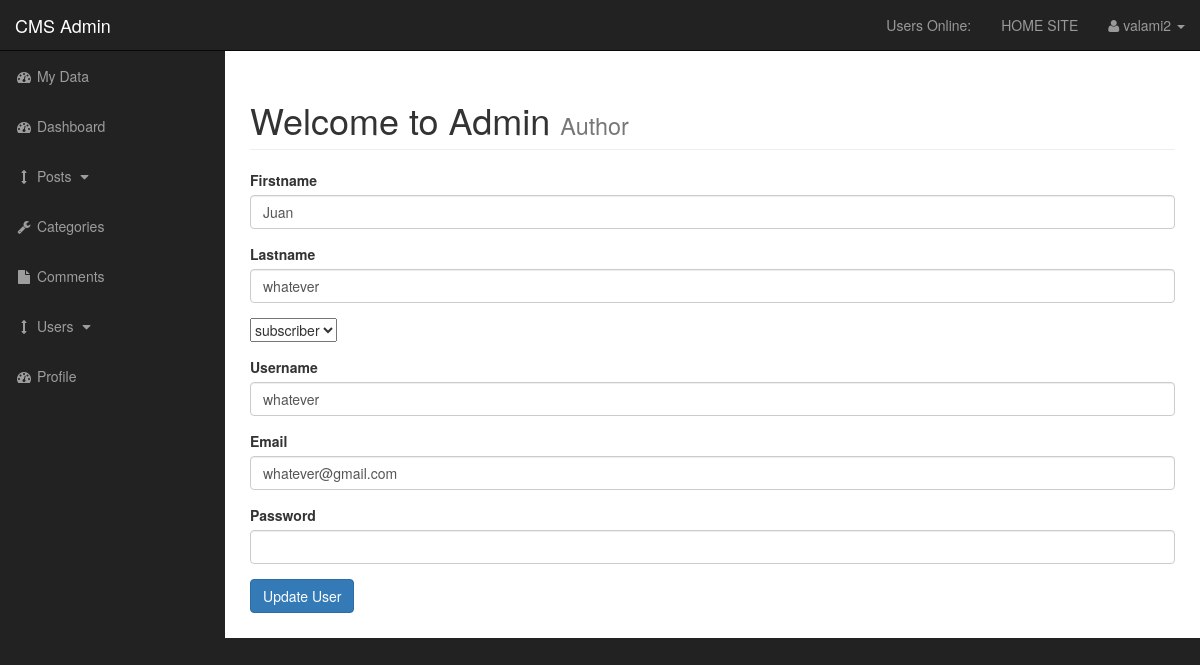
The app's page /admin/users.php?source=edit_user&edit_user=7 (signed in) with its own data.
### tables this page shows
CREATE TABLE `users` (
  `user_id` int(3) NOT NULL,
  `username` varchar(255) NOT NULL,
  `user_password` varchar(255) NOT NULL,
  `user_firstname` varchar(255) NOT NULL,
  `user_lastname` varchar(255) NOT NULL,
  `user_email` varchar(255) NOT NULL,
  `user_image` text NOT NULL,
  `user_role` varchar(255) NOT NULL,
  `randSalt` varchar(255) NOT NULL DEFAULT '$2y$10$iusesomecrazystrings22',
  `token` text NOT NULL
);

### admin/functions.php (called while the page is built, shortened)
<?php
function escape($string) {
	global $connection;
	return mysqli_real_escape_string($connection, trim($string));
}
?>

### admin/includes/edit_user.php (the view, shortened to what this page needs)
<?php
if(isset($_GET['edit_user'])) {
	$the_user_id = escape($_GET['edit_user']);
    $query = "SELECT * FROM users WHERE user_id = $the_user_id ";
    $select_users_query = mysqli_query($connection, $query);
    while ($row = mysqli_fetch_assoc($select_users_query)) {
        $username = $row['username'];
        $user_firstname = $row['user_firstname'];
        $user_lastname = $row['user_lastname'];
        $user_email = $row['user_email'];
        $user_role = $row['user_role'];
    }
} else {
	header("Location: index.php");
}
?>
<form action="" method="post" enctype="multipart/form-data">
	<div class="form-group">
		<label for="title">Firstname</label>
		<input type="text" value="<?php echo $user_firstname; ?>" class="form-control" name="user_firstname">
	</div>
	<div class="form-group">
		<label for="post_status">Lastname</label>
		<input type="text" value="<?php echo $user_lastname; ?>" class="form-control" name="user_lastname">
	</div>
	<div class="form-group">
 		<select name="user_role" id="">
 			<option value="<?php echo $user_role; ?>"><?php echo $user_role; ?></option>
 		</select>
	</div>
	<div class="form-group">
		<label for="post_tags">Username</label>
		<input type="text" value="<?php echo $username; ?>" class="form-control" name="username">
	</div>
	<div class="form-group">
		<label for="post_content">Email</label>
		<input type="email" value="<?php echo $user_email; ?>" class="form-control" name="user_email">
	</div>
	<div class="form-group">
		<label for="post_content">Password</label>
		<input autocomplete="off" type="password" class="form-control" name="user_password">
	</div>
	<div class="form-group">
		<input class="btn btn-primary" type="submit" name="edit_user" value="Update User">
	</div>
</form>

### admin/css/sb-admin.css (style rules this page uses)
body { margin-top: 100px; background-color: #222; }
@media (min-width:768px) { body { margin-top: 50px; } }

### records on screen
users: user_firstname "Juan", user_lastname "whatever", user_role "subscriber", username "whatever", user_email "whatever@gmail.com"

### other values on screen
$_SESSION['username'] "valami2"
